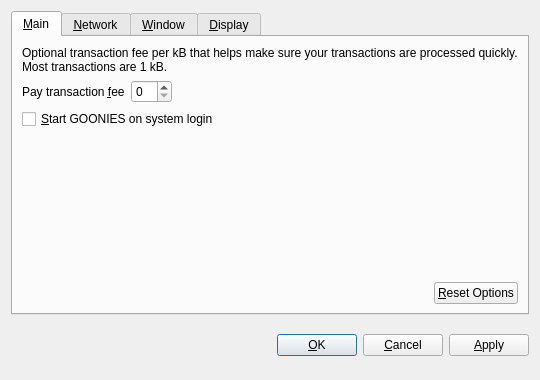
<?xml version="1.0" encoding="UTF-8"?>
<ui version="4.0">
 <class>OptionsDialog</class>
 <widget class="QDialog" name="OptionsDialog">
  <property name="geometry">
   <rect>
    <x>0</x>
    <y>0</y>
    <width>540</width>
    <height>380</height>
   </rect>
  </property>
  <property name="windowTitle">
   <string>Options</string>
  </property>
  <property name="modal">
   <bool>true</bool>
  </property>
  <layout class="QVBoxLayout" name="verticalLayout">
   <item>
    <widget class="QTabWidget" name="tabWidget">
     <property name="tabPosition">
      <enum>QTabWidget::North</enum>
     </property>
     <property name="currentIndex">
      <number>0</number>
     </property>
     <widget class="QWidget" name="tabMain">
      <attribute name="title">
       <string>&amp;Main</string>
      </attribute>
      <layout class="QVBoxLayout" name="verticalLayout_Main">
       <item>
        <widget class="QLabel" name="transactionFeeInfoLabel">
         <property name="text">
          <string>Optional transaction fee per kB that helps make sure your transactions are processed quickly. Most transactions are 1 kB.</string>
         </property>
         <property name="textFormat">
          <enum>Qt::PlainText</enum>
         </property>
         <property name="wordWrap">
          <bool>true</bool>
         </property>
        </widget>
       </item>
       <item>
        <layout class="QHBoxLayout" name="horizontalLayout_1_Main">
         <item>
          <widget class="QLabel" name="transactionFeeLabel">
           <property name="text">
            <string>Pay transaction &amp;fee</string>
           </property>
           <property name="textFormat">
            <enum>Qt::PlainText</enum>
           </property>
           <property name="buddy">
            <cstring>transactionFee</cstring>
           </property>
          </widget>
         </item>
         <item>
          <widget class="BitcoinAmountField" name="transactionFee"/>
         </item>
         <item>
          <spacer name="horizontalSpacer_1_Main">
           <property name="orientation">
            <enum>Qt::Horizontal</enum>
           </property>
           <property name="sizeHint" stdset="0">
            <size>
             <width>40</width>
             <height>20</height>
            </size>
           </property>
          </spacer>
         </item>
        </layout>
       </item>
       <item>
        <widget class="QCheckBox" name="bitcoinAtStartup">
         <property name="toolTip">
          <string>Automatically start GOONIES after logging in to the system.</string>
         </property>
         <property name="text">
          <string>&amp;Start GOONIES on system login</string>
         </property>
        </widget>
       </item>
       <item>
        <spacer name="verticalSpacer_Main">
         <property name="orientation">
          <enum>Qt::Vertical</enum>
         </property>
         <property name="sizeHint" stdset="0">
          <size>
           <width>20</width>
           <height>40</height>
          </size>
         </property>
        </spacer>
       </item>
       <item>
        <layout class="QHBoxLayout" name="horizontalLayout_2_Main">
         <item>
          <spacer name="horizontalSpacer_2_Main">
           <property name="orientation">
            <enum>Qt::Horizontal</enum>
           </property>
           <property name="sizeHint" stdset="0">
            <size>
             <width>40</width>
             <height>20</height>
            </size>
           </property>
          </spacer>
         </item>
         <item>
          <widget class="QPushButton" name="resetButton">
           <property name="toolTip">
            <string>Reset all client options to default.</string>
           </property>
           <property name="text">
            <string>&amp;Reset Options</string>
           </property>
           <property name="autoDefault">
            <bool>false</bool>
           </property>
          </widget>
         </item>
        </layout>
       </item>
      </layout>
     </widget>
     <widget class="QWidget" name="tabNetwork">
      <attribute name="title">
       <string>&amp;Network</string>
      </attribute>
      <layout class="QVBoxLayout" name="verticalLayout_Network">
       <item>
        <widget class="QCheckBox" name="mapPortUpnp">
         <property name="toolTip">
          <string>Automatically open the GOONIES client port on the router. This only works when your router supports UPnP and it is enabled.</string>
         </property>
         <property name="text">
          <string>Map port using &amp;UPnP</string>
         </property>
        </widget>
       </item>
       <item>
        <widget class="QCheckBox" name="connectSocks">
         <property name="toolTip">
          <string>Connect to the GOONIES network through a SOCKS proxy (e.g. when connecting through Tor).</string>
         </property>
         <property name="text">
          <string>&amp;Connect through SOCKS proxy:</string>
         </property>
        </widget>
       </item>
       <item>
        <layout class="QHBoxLayout" name="horizontalLayout_Network">
         <item>
          <widget class="QLabel" name="proxyIpLabel">
           <property name="text">
            <string>Proxy &amp;IP:</string>
           </property>
           <property name="textFormat">
            <enum>Qt::PlainText</enum>
           </property>
           <property name="buddy">
            <cstring>proxyIp</cstring>
           </property>
          </widget>
         </item>
         <item>
          <widget class="QValidatedLineEdit" name="proxyIp">
           <property name="maximumSize">
            <size>
             <width>140</width>
             <height>16777215</height>
            </size>
           </property>
           <property name="toolTip">
            <string>IP address of the proxy (e.g. 127.0.0.1)</string>
           </property>
          </widget>
         </item>
         <item>
          <widget class="QLabel" name="proxyPortLabel">
           <property name="text">
            <string>&amp;Port:</string>
           </property>
           <property name="textFormat">
            <enum>Qt::PlainText</enum>
           </property>
           <property name="buddy">
            <cstring>proxyPort</cstring>
           </property>
          </widget>
         </item>
         <item>
          <widget class="QLineEdit" name="proxyPort">
           <property name="maximumSize">
            <size>
             <width>55</width>
             <height>16777215</height>
            </size>
           </property>
           <property name="toolTip">
            <string>Port of the proxy (e.g. 9050)</string>
           </property>
          </widget>
         </item>
         <item>
          <widget class="QLabel" name="socksVersionLabel">
           <property name="text">
            <string>SOCKS &amp;Version:</string>
           </property>
           <property name="textFormat">
            <enum>Qt::PlainText</enum>
           </property>
           <property name="buddy">
            <cstring>socksVersion</cstring>
           </property>
          </widget>
         </item>
         <item>
          <widget class="QValueComboBox" name="socksVersion">
           <property name="toolTip">
            <string>SOCKS version of the proxy (e.g. 5)</string>
           </property>
          </widget>
         </item>
         <item>
          <spacer name="horizontalSpacer_Network">
           <property name="orientation">
            <enum>Qt::Horizontal</enum>
           </property>
           <property name="sizeHint" stdset="0">
            <size>
             <width>40</width>
             <height>20</height>
            </size>
           </property>
          </spacer>
         </item>
        </layout>
       </item>
       <item>
        <spacer name="verticalSpacer_Network">
         <property name="orientation">
          <enum>Qt::Vertical</enum>
         </property>
         <property name="sizeHint" stdset="0">
          <size>
           <width>20</width>
           <height>40</height>
          </size>
         </property>
        </spacer>
       </item>
      </layout>
     </widget>
     <widget class="QWidget" name="tabWindow">
      <attribute name="title">
       <string>&amp;Window</string>
      </attribute>
      <layout class="QVBoxLayout" name="verticalLayout_Window">
       <item>
        <widget class="QCheckBox" name="minimizeToTray">
         <property name="toolTip">
          <string>Show only a tray icon after minimizing the window.</string>
         </property>
         <property name="text">
          <string>&amp;Minimize to the tray instead of the taskbar</string>
         </property>
        </widget>
       </item>
       <item>
        <widget class="QCheckBox" name="minimizeOnClose">
         <property name="toolTip">
          <string>Minimize instead of exit the application when the window is closed. When this option is enabled, the application will be closed only after selecting Quit in the menu.</string>
         </property>
         <property name="text">
          <string>M&amp;inimize on close</string>
         </property>
        </widget>
       </item>
       <item>
        <spacer name="verticalSpacer_Window">
         <property name="orientation">
          <enum>Qt::Vertical</enum>
         </property>
         <property name="sizeHint" stdset="0">
          <size>
           <width>20</width>
           <height>40</height>
          </size>
         </property>
        </spacer>
       </item>
      </layout>
     </widget>
     <widget class="QWidget" name="tabDisplay">
      <attribute name="title">
       <string>&amp;Display</string>
      </attribute>
      <layout class="QVBoxLayout" name="verticalLayout_Display">
       <item>
        <layout class="QHBoxLayout" name="horizontalLayout_1_Display">
         <item>
          <widget class="QLabel" name="langLabel">
           <property name="text">
            <string>User Interface &amp;language:</string>
           </property>
           <property name="textFormat">
            <enum>Qt::PlainText</enum>
           </property>
           <property name="buddy">
            <cstring>lang</cstring>
           </property>
          </widget>
         </item>
         <item>
          <widget class="QValueComboBox" name="lang">
           <property name="toolTip">
            <string>The user interface language can be set here. This setting will take effect after restarting GOONIES.</string>
           </property>
          </widget>
         </item>
        </layout>
       </item>
       <item>
        <layout class="QHBoxLayout" name="horizontalLayout_2_Display">
         <item>
          <widget class="QLabel" name="unitLabel">
           <property name="text">
            <string>&amp;Unit to show amounts in:</string>
           </property>
           <property name="textFormat">
            <enum>Qt::PlainText</enum>
           </property>
           <property name="buddy">
            <cstring>unit</cstring>
           </property>
          </widget>
         </item>
         <item>
          <widget class="QValueComboBox" name="unit">
           <property name="toolTip">
            <string>Choose the default subdivision unit to show in the interface and when sending coins.</string>
           </property>
          </widget>
         </item>
        </layout>
       </item>
       <item>
        <widget class="QCheckBox" name="displayAddresses">
         <property name="toolTip">
          <string>Whether to show GOONIES addresses in the transaction list or not.</string>
         </property>
         <property name="text">
          <string>&amp;Display addresses in transaction list</string>
         </property>
        </widget>
       </item>
       <item>
        <spacer name="verticalSpacer_Display">
         <property name="orientation">
          <enum>Qt::Vertical</enum>
         </property>
         <property name="sizeHint" stdset="0">
          <size>
           <width>20</width>
           <height>40</height>
          </size>
         </property>
        </spacer>
       </item>
      </layout>
     </widget>
    </widget>
   </item>
   <item>
    <layout class="QHBoxLayout" name="horizontalLayout_Buttons">
     <item>
      <spacer name="horizontalSpacer_1">
       <property name="orientation">
        <enum>Qt::Horizontal</enum>
       </property>
       <property name="sizeHint" stdset="0">
        <size>
         <width>40</width>
         <height>48</height>
        </size>
       </property>
      </spacer>
     </item>
     <item>
      <widget class="QLabel" name="statusLabel">
       <property name="font">
        <font>
         <weight>75</weight>
         <bold>true</bold>
        </font>
       </property>
       <property name="text">
        <string/>
       </property>
       <property name="textFormat">
        <enum>Qt::PlainText</enum>
       </property>
       <property name="wordWrap">
        <bool>true</bool>
       </property>
      </widget>
     </item>
     <item>
      <spacer name="horizontalSpacer_2">
       <property name="orientation">
        <enum>Qt::Horizontal</enum>
       </property>
       <property name="sizeHint" stdset="0">
        <size>
         <width>40</width>
         <height>48</height>
        </size>
       </property>
      </spacer>
     </item>
     <item>
      <widget class="QPushButton" name="okButton">
       <property name="text">
        <string>&amp;OK</string>
       </property>
      </widget>
     </item>
     <item>
      <widget class="QPushButton" name="cancelButton">
       <property name="text">
        <string>&amp;Cancel</string>
       </property>
       <property name="autoDefault">
        <bool>false</bool>
       </property>
      </widget>
     </item>
     <item>
      <widget class="QPushButton" name="applyButton">
       <property name="text">
        <string>&amp;Apply</string>
       </property>
       <property name="autoDefault">
        <bool>false</bool>
       </property>
      </widget>
     </item>
    </layout>
   </item>
  </layout>
 </widget>
 <customwidgets>
  <customwidget>
   <class>BitcoinAmountField</class>
   <extends>QSpinBox</extends>
   <header>bitcoinamountfield.h</header>
  </customwidget>
  <customwidget>
   <class>QValueComboBox</class>
   <extends>QComboBox</extends>
   <header>qvaluecombobox.h</header>
  </customwidget>
  <customwidget>
   <class>QValidatedLineEdit</class>
   <extends>QLineEdit</extends>
   <header>qvalidatedlineedit.h</header>
  </customwidget>
 </customwidgets>
 <resources/>
 <connections/>
</ui>
